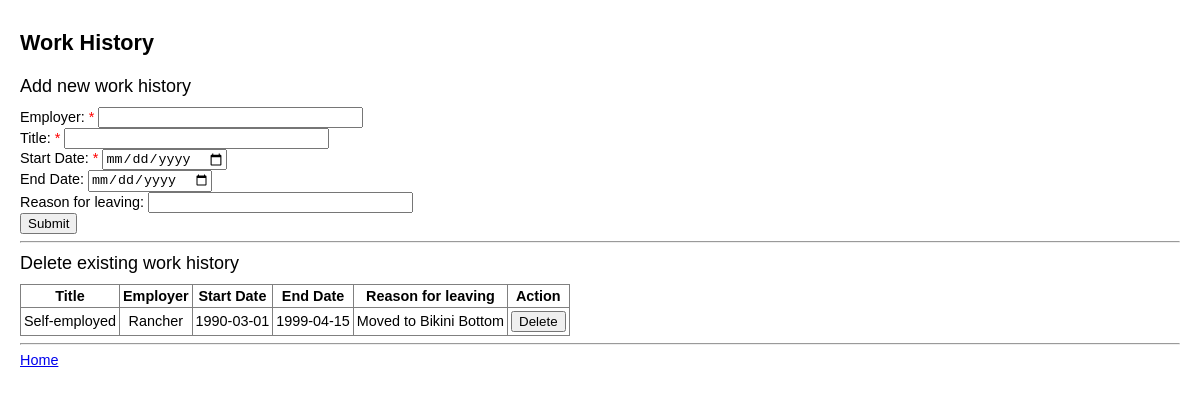
Page /web/work_history.php (signed in) on the committed database.
### tables this page shows
create table work_history
(
wh_id int not null auto_increment,
applicant_email varchar(255) not null,
title varchar(255) not null,
employer varchar(255) not null,
start_date date not null,
end_date date,
reason_for_leaving varchar(255),
primary key (wh_id),
foreign key (applicant_email) references applicants(applicant_email)
);

### web/work_history.php (the view, shortened to what this page needs)
<?php
include 'resources/db_connect.php';
?>
<!doctype html>
<html>
<link rel="stylesheet" type="text/css" href="resources/style.css">
</head>
<body>
<div id='page_title'>
Work History
</div>
<div id='content'>
<div class='section_head'>Add new work history</div>
<form method='post' name='new_wh_form' action='<?php echo htmlspecialchars($_SERVER["PHP_SELF"]);?>' onsubmit="return validateNewWH()" >
Employer: <span class='red'>*</span> <input type='text' id='employer' name='employer' size='30' required><br>
Title: <span class='red'>*</span> <input type='text' id='title' name='title' size='30' required><br>
Start Date: <span class='red'>*</span> <input type='date' id='start_date' name='start_date' required><br>
End Date: <input type='date' id='end_date' name='end_date'><br>
Reason for leaving: <input type='text' id='reason_for_leaving' name='reason_for_leaving' size='30'><br>
<input type='submit' id='submit'><br>
</form>
<?php
$sql = "select wh_id , applicant_email , title , employer , start_date , end_date , reason_for_leaving from work_history where applicant_email = '".$_SESSION['email']."'";
$result = mysqli_query($con,$sql);
if ($result->num_rows != 0 ) {
  echo "<hr><div class='section_head'>Delete existing work history</div>";
  echo "<table border='1' cellpadding='3'><th>Title</th><th>Employer</th><th>Start Date</th><th>End Date</th><th>Reason for leaving</th><th>Action</th>";
  while($row = mysqli_fetch_array($result))
    {
    $title = $row['title'];
    $employer = $row['employer'];
    $start_date = $row['start_date'];
    $end_date = $row['end_date'];
    $reason_for_leaving = $row['reason_for_leaving'];
    echo "<tr><form method='post' action='" . htmlspecialchars($_SERVER["PHP_SELF"]) . "' onsubmit='return confirm(".'"Are you sure you want to delete your role as a '.$title.' at '.$employer.'?"'.")'>";
    echo "<td>$employer</td>";
    echo "<td>$title</td>";
    echo "<td>$start_date</td>";
    echo "<td>$end_date</td>";
    echo "<td>$reason_for_leaving</td>";
    echo "<td><input type='submit' value='Delete'></td>";
    echo "</form></tr>";
    }
  echo "</table>";
}
?>
<hr>
<a href='home.php'>Home</a><br>
</div>
</body>
</html>

### web/resources/style.css (style rules this page uses)
body { width: auto; margin: 0 auto; font-family: arial; font-size: .9em; padding-left: 20px; padding-right: 20px; }
#page_title { font-size: 150%; font-weight: bold; margin-top: 30px; margin-bottom: 20px; }
.section_head { margin-top: 10px; margin-bottom: 10px; font-size: 125%; }
#content { margin-top: 10px; }
.red { color: red; }
table { border-collapse:collapse; text-align:center; }

### rows in the picture
work_history: employer "Self-employed", title "Rancher", start_date "1990-03-01", end_date "1999-04-15", reason_for_leaving "Moved to Bikini Bottom"
